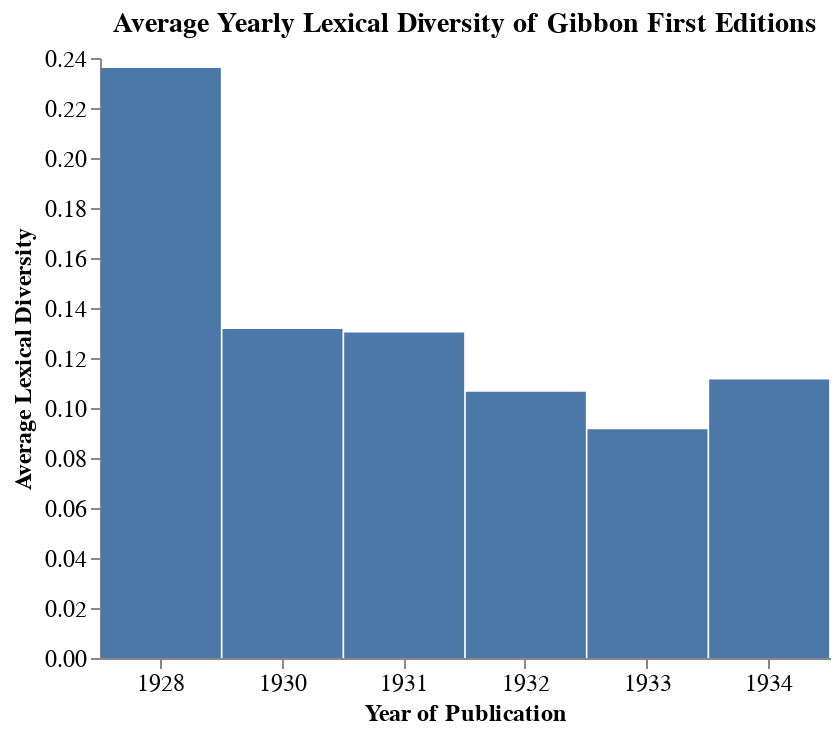

The cell this chart's notebook holds for it:
### Markdown cell above
Now we can visualize the average lexical diversity score for each year Gibbon published in:

### Code cell
source = pd.DataFrame({
    'Year': pub_years,
    'Average Lexical Diversity': lexdiv_by_year
})

alt.Chart(source, title="Average Yearly Lexical Diversity of Gibbon First Editions").mark_bar(size=60).encode(
    alt.X('Year', axis=alt.Axis(title='Year of Publication'), type='ordinal'),
    alt.Y('Average Lexical Diversity', axis=alt.Axis(title='Average Lexical Diversity'))
).configure_axis(
    grid=False,
    labelFontSize=12,
    titleFontSize=12,
    labelAngle=0
).configure_title(
    fontSize=14,
).configure_view(
    strokeWidth=0
).properties(
    width=365
)

### Figure 1 — Vega-Lite specification as saved in the notebook (floating-point values rounded to 4 significant figures)
{"config": {"view": {"continuousWidth": 300, "continuousHeight": 300, "strokeWidth": 0}, "axis": {"grid": false, "labelAngle": 0, "labelFontSize": 12, "titleFontSize": 12}, "title": {"fontSize": 14}}, "data": {"name": "data-8f5935cf7f426f94b2d0a8651a5f3ca9"}, "mark": {"type": "bar", "size": 60}, "encoding": {"x": {"axis": {"title": "Year of Publication"}, "field": "Year", "type": "ordinal"}, "y": {"axis": {"title": "Average Lexical Diversity"}, "field": "Average Lexical Diversity", "type": "quantitative"}}, "title": "Average Yearly Lexical Diversity of Gibbon First Editions", "width": 365, "$schema": "https://vega.github.io/schema/vega-lite/v5.20.1.json", "datasets": {"data-8f5935cf7f426f94b2d0a8651a5f3ca9": [{"Year": 1928, "Average Lexical Diversity": 0.236}, {"Year": 1930, "Average Lexical Diversity": 0.1316}, {"Year": 1931, "Average Lexical Diversity": 0.1302}, {"Year": 1932, "Average Lexical Diversity": 0.1065}, {"Year": 1933, "Average Lexical Diversity": 0.09148}, {"Year": 1934, "Average Lexical Diversity": 0.1114}]}}
